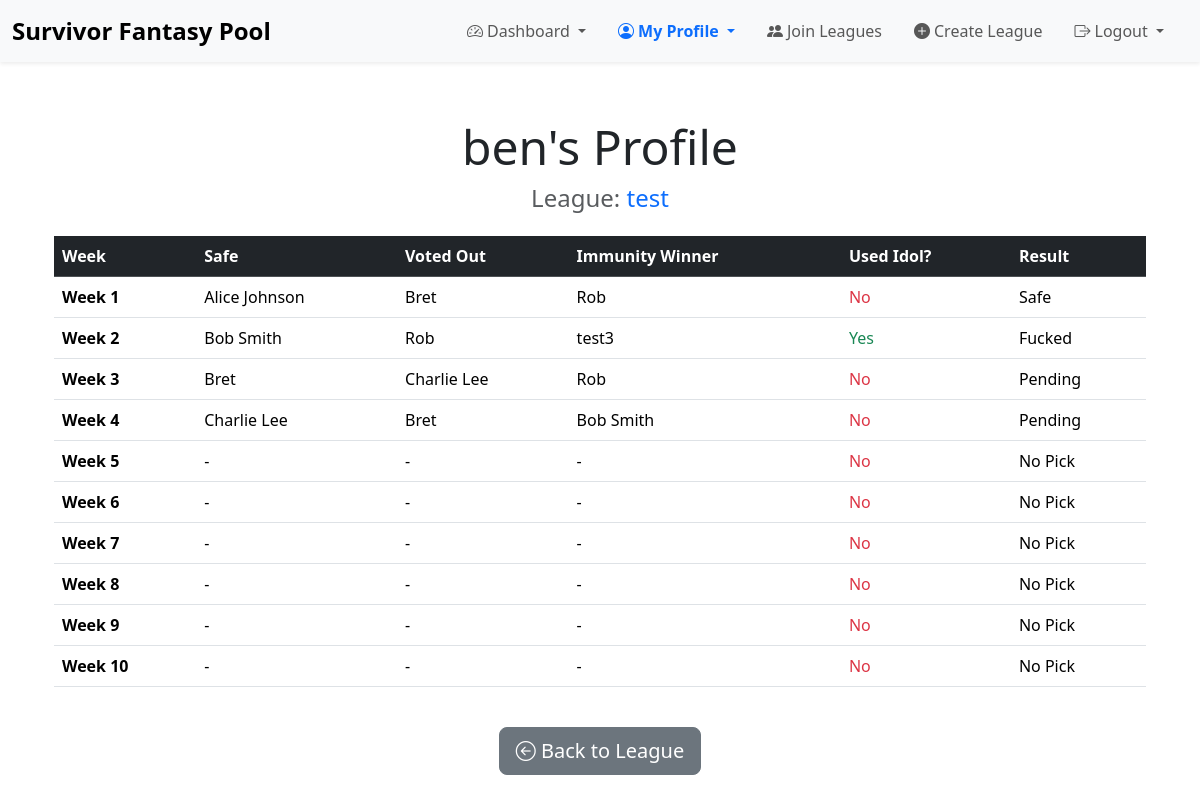
The app's page /league/1/user/1/ (signed in) with its own data.
### poolapp/models.py (models this page shows, shortened)
class League(models.Model):
    name = models.CharField(max_length=100, unique=True)
    members = models.ManyToManyField(User, related_name='leagues', blank=True)
    creator = models.ForeignKey(User, on_delete=models.CASCADE, related_name='created_leagues')

class Contestant(models.Model):
    name = models.CharField(max_length=100)
    is_active = models.BooleanField(default=True)  # True if still in the game
    bio = models.TextField(default="Bio not provided.")
    photo = models.ImageField(upload_to='contestants/photos/',default="default_images/Unknown1.jpeg")

### poolapp/views.py (the view)
# urls.py: path('league/<int:league_id>/user/<int:user_id>/', views.user_profile, name='user_profile'),
@login_required
def user_profile(request, league_id, user_id):
    league = get_object_or_404(League, id=league_id)
    user = get_object_or_404(User, id=user_id)
    weeks = Week.objects.filter(league=league).order_by('number')
    picks = Pick.objects.filter(user_profile__user=user, week__league=league).order_by('week__number')
    if user not in league.members.all():
        messages.error(request, "User is not a member of this league.")
        logger.warning(f"Attempt to access profile of user {user.username} who is not in league {league.id}.")
        return redirect('poolapp:league_detail', league_id=league.id)
    profile = get_object_or_404(UserProfile, user=user, league=league)
    current_time = timezone.now()
    user_stats = []
    for week in weeks:
        pick = picks.filter(week=week).first()
        result = None
        try:
            result = WeekResult.objects.get(week=week)
        except WeekResult.DoesNotExist:
            result = None  # No result for this week
        if pick:
            if result and result.voted_out_contestant:
                is_correct = pick.safe_pick != result.voted_out_contestant
                result_status = 'Safe' if is_correct else 'Fucked'
            else:
                result_status = 'Pending'
            user_stats.append({
                'week': week.number,
                'safe_pick': pick.safe_pick.name if pick.safe_pick else None,
                'voted_out_pick': pick.voted_out_pick.name if pick.voted_out_pick else None,
                'imty_challenge_winner_pick': pick.imty_challenge_winner_pick.name if pick.imty_challenge_winner_pick else None,
                'used_idol': pick.used_immunity_idol,
                'result': result_status,
                'lock_time': week.lock_time,
            })
        else:
            user_stats.append({
                'week': week.number,
                'safe_pick': None,
                'voted_out_pick': None,
                'imty_challenge_winner_pick': None,
                'used_idol': None,
                'result': 'No Pick',
                'lock_time': week.lock_time,
            })
    context = {
        'league': league,
        'user': user,
        'user_stats': user_stats,
        'current_time': current_time,
    }
    return render(request, 'user_profile.html', context)

### poolapp/context_processor.py (called while the page is built)
def user_leagues(request):
    if request.user.is_authenticated:
        leagues = request.user.leagues.all()  # Adjust based on your User-League relationship
    else:
        leagues = []
    return {
        'user_leagues': leagues
    }

### poolapp/templates/user_profile.html (shortened to what this page needs)
{% extends 'base.html' %}
{% block content %}
<div class="container my-5">
    <div class="text-center mb-4">
        <h2 class="display-5">{{ user.username }}'s Profile</h2>
        <h4 class="text-muted">League: <span class="text-primary">{{ league.name }}</span></h4>
    </div>
    <div class="table-responsive">
        <table class="table table-hover align-middle">
            <thead class="table-dark">
                <tr>
                    <th scope="col">Week</th>
                    <th scope="col">Safe</th>
                    <th scope="col">Voted Out</th>
                    <th scope="col">Immunity Winner</th>
                    <th scope="col">Used Idol?</th>
                    <th scope="col">Result</th>
                </tr>
            </thead>
            <tbody>
                {% for stat in user_stats %}
                    <tr>
                        <td><strong>Week {{ stat.week }}</strong></td>
                        {% if request.user == user or stat.current_time >= stat.lock_time %}
                            <td>{{ stat.safe_pick|default:"-" }}</td>
                            <td>{{ stat.voted_out_pick|default:"-" }}</td>
                            <td>{{ stat.imty_challenge_winner_pick|default:"-" }}</td>
                            <td class="{% if stat.used_idol %}text-success{% else %}text-danger{% endif %}">
                                {{ stat.used_idol|yesno:"Yes,No" }}
                            </td>
                            <td>{{ stat.result|default:"-" }}</td>
                        {% else %}
                            <td colspan="5" class="text-muted">
                                Picks hidden until {{ stat.lock_time|date:"D, M j, Y, g:i a" }}
                            </td>
                        {% endif %}
                    </tr>
                {% empty %}
                    <tr>
                        <td colspan="6" class="text-center text-muted">No data available for this user.</td>
                    </tr>
                {% endfor %}
            </tbody>
        </table>
    </div>
    <div class="text-center mt-4">
        <a href="{% url 'poolapp:league_detail' league_id=league.id %}" class="btn btn-secondary btn-lg">
            <i class="bi bi-arrow-left-circle"></i> Back to League
        </a>
    </div>
</div>
{% endblock %}

### poolapp/templates/base.html (shortened to what this page needs)
<!DOCTYPE html>
<html lang="en">
<head>
    {% load static %}
    <link href="https://cdn.jsdelivr.net/npm/bootstrap@5.3.3/dist/css/bootstrap.min.css" rel="stylesheet"
>
    <link rel="stylesheet" href="https://cdn.jsdelivr.net/npm/bootstrap-icons@1.10.5/font/bootstrap-icons.css">
    <link href="{% static 'poolapp/css/styles.css' %}" rel="stylesheet">
</head>
<body>
    <nav class="navbar navbar-expand-md navbar-light bg-light fixed-top shadow-sm">
        <div class="container-fluid">
            <a class="navbar-brand" href="{% if user_leagues|length == 1 %}
                {% url 'poolapp:league_detail' league_id=user_leagues.0.id %}
                {% else %}
                {% url 'poolapp:dashboard' %}
                {% endif %}">
                <strong>Survivor Fantasy Pool</strong>
            </a>
            <div class="collapse navbar-collapse" id="navbarSupportedContent">
                <ul class="navbar-nav ms-auto mb-2 mb-md-0">
                    {% if user.is_authenticated %}
                        {% if user_leagues and user_leagues|length > 1 %}
                            <li class="nav-item dropdown">
                                <a class="nav-link dropdown-toggle " href="#" id="dashboardDropdown" role="button" data-bs-toggle="dropdown" aria-expanded="false">
                                    <i class="bi bi-speedometer2 me-1"></i>Dashboard
                                </a>
                            </li>
                        {% elif user_leagues and user_leagues|length == 1 %}
                            <li class="nav-item">
                                <a class="nav-link {% if request.resolver_match.url_name == 'league_detail' %}active{% endif %}" href="{% url 'poolapp:league_detail' league_id=user_leagues.0.id %}">
                                    <i class="bi bi-speedometer2 me-1"></i>Dashboard
                                </a>
                            </li>
                        {% else %}
                            <li class="nav-item">
                                <a class="nav-link disabled" href="#" tabindex="-1" aria-disabled="true">
                                    <i class="bi bi-speedometer2 me-1"></i>Dashboard
                                </a>
                            </li>
                        {% endif %}
                        {% if user_leagues and user_leagues|length > 1 %}
                            <li class="nav-item dropdown">
                                <a class="nav-link dropdown-toggle {% if request.resolver_match.url_name == 'user_profile' %}active{% endif %}" href="#" id="profileDropdown" role="button" data-bs-toggle="dropdown" aria-expanded="false">
                                    <i class="bi bi-person-circle me-1"></i>My Profile
                                </a>
                            </li>
                        {% elif user_leagues and user_leagues|length == 1 %}
                            <li class="nav-item">
                                <a class="nav-link {% if request.resolver_match.url_name == 'user_profile' %}active{% endif %}" href="{% url 'poolapp:user_profile' league_id=user_leagues.0.id user_id=user.id %}">
                                    <i class="bi bi-person-circle me-1"></i>My Profile
                                </a>
                            </li>
                        {% else %}
                            <li class="nav-item">
                                <a class="nav-link disabled" href="#" tabindex="-1" aria-disabled="true">
                                    <i class="bi bi-person-circle me-1"></i>My Profile
                                </a>
                            </li>
                        {% endif %}
                        <li class="nav-item">
                            <a class="nav-link {% if request.path == '/join-league/' %}active{% endif %}" href="{% url 'poolapp:join_league' %}">
                                <i class="bi bi-people-fill me-1"></i>Join Leagues
                            </a>
                        </li>
                        <li class="nav-item">
                            <a class="nav-link {% if request.path == '/create-league/' %}active{% endif %}" href="{% url 'poolapp:create_league' %}">
                                <i class="bi bi-plus-circle-fill me-1"></i>Create League
                            </a>
                        </li>
                        <li class="nav-item dropdown">
                            <a class="nav-link dropdown-toggle" href="#" id="userDropdown" role="button" data-bs-toggle="dropdown" aria-expanded="false">
                                <i class="bi bi-box-arrow-right me-1"></i>Logout
                            </a>
                        </li>
                    {% endif %}
                </ul>
            </div>
        </div>
    </nav>
    <main class="container my-4">
        {% block content %}{% endblock %}
    </main>
</body>
</html>

### static/poolapp/css/styles.css (style rules this page uses)
.table { table-layout: auto; }
.table th, .table td { white-space: normal; text-overflow: unset; overflow: visible; word-wrap: break-word; word-break: break-word; }
.table-responsive { width: 100%; overflow-x: auto; -webkit-overflow-scrolling: touch; }
.table th, .table td { white-space: nowrap; text-overflow: ellipsis; overflow: hidden; }

### poolapp/templates/base.html (style rules this page uses)
body { padding-top: 70px; }
.navbar-brand { font-weight: bold; font-size: 1.5rem; }
.navbar-nav .nav-link { margin-right: 1rem; font-size: 1rem; }
.navbar-nav .nav-link.active { color: #0d6efd; font-weight: bold; }

### records on screen
League: name "test"
Contestant: safe_pick "Alice Johnson"
Contestant: voted_out_pick "Bret" "Bret", safe_pick "Bret"
Contestant: imty_challenge_winner_pick "Rob" "Rob", voted_out_pick "Rob"
Contestant: safe_pick "Bob Smith", imty_challenge_winner_pick "Bob Smith"
Contestant: imty_challenge_winner_pick "test3"
Contestant: voted_out_pick "Charlie Lee", safe_pick "Charlie Lee"

### other values on screen
{{ user.username }} "ben"
{{ stat.week }} "1" "2" "3" "4" "5" "6" "7" "8" "9" "10"
{{ stat.used_idol|yesno:"Yes,No" }} "No" "Yes" "No" "No" "No" "No" "No" "No" "No" "No"
{{ stat.result|default:"-" }} "Safe" "Fucked" "Pending" "Pending" "No Pick" "No Pick" "No Pick" "No Pick" "No Pick" "No Pick"
{{ stat.safe_pick|default:"-" }} "-" "-" "-" "-" "-" "-"
{{ stat.voted_out_pick|default:"-" }} "-" "-" "-" "-" "-" "-"
{{ stat.imty_challenge_winner_pick|default:"-" }} "-" "-" "-" "-" "-" "-"
